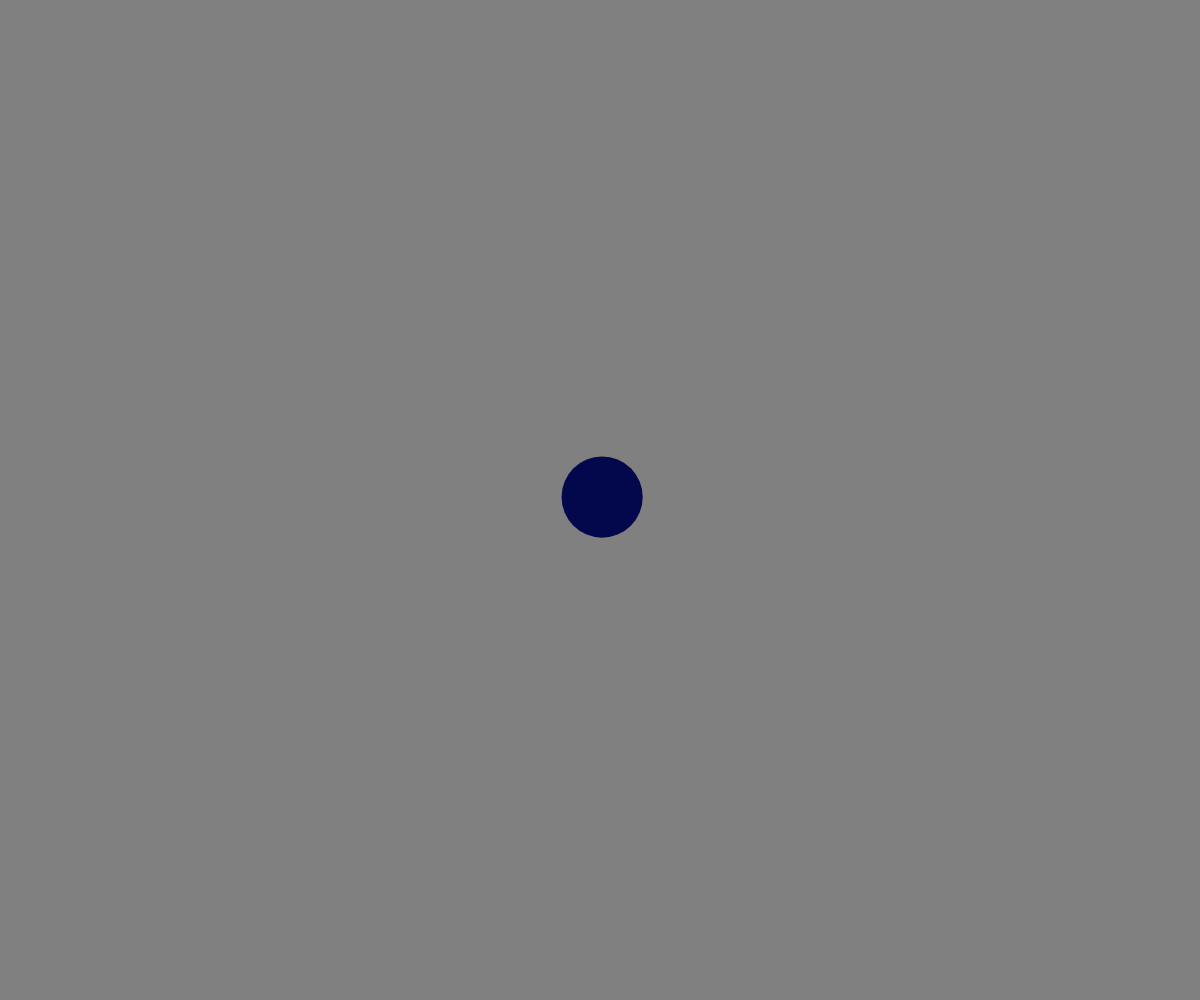
Frame 1 (no input)
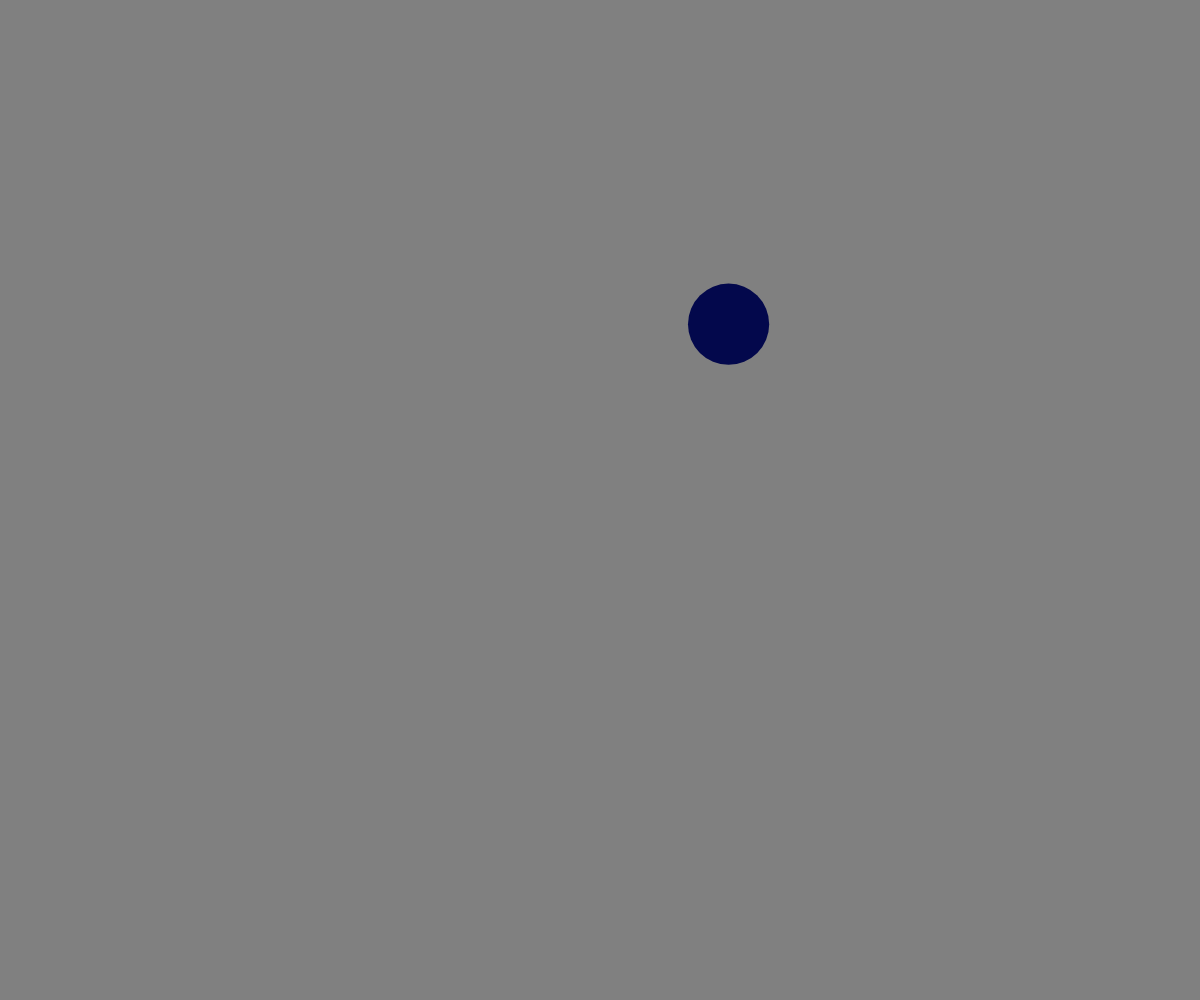
Frame 60 (no input)
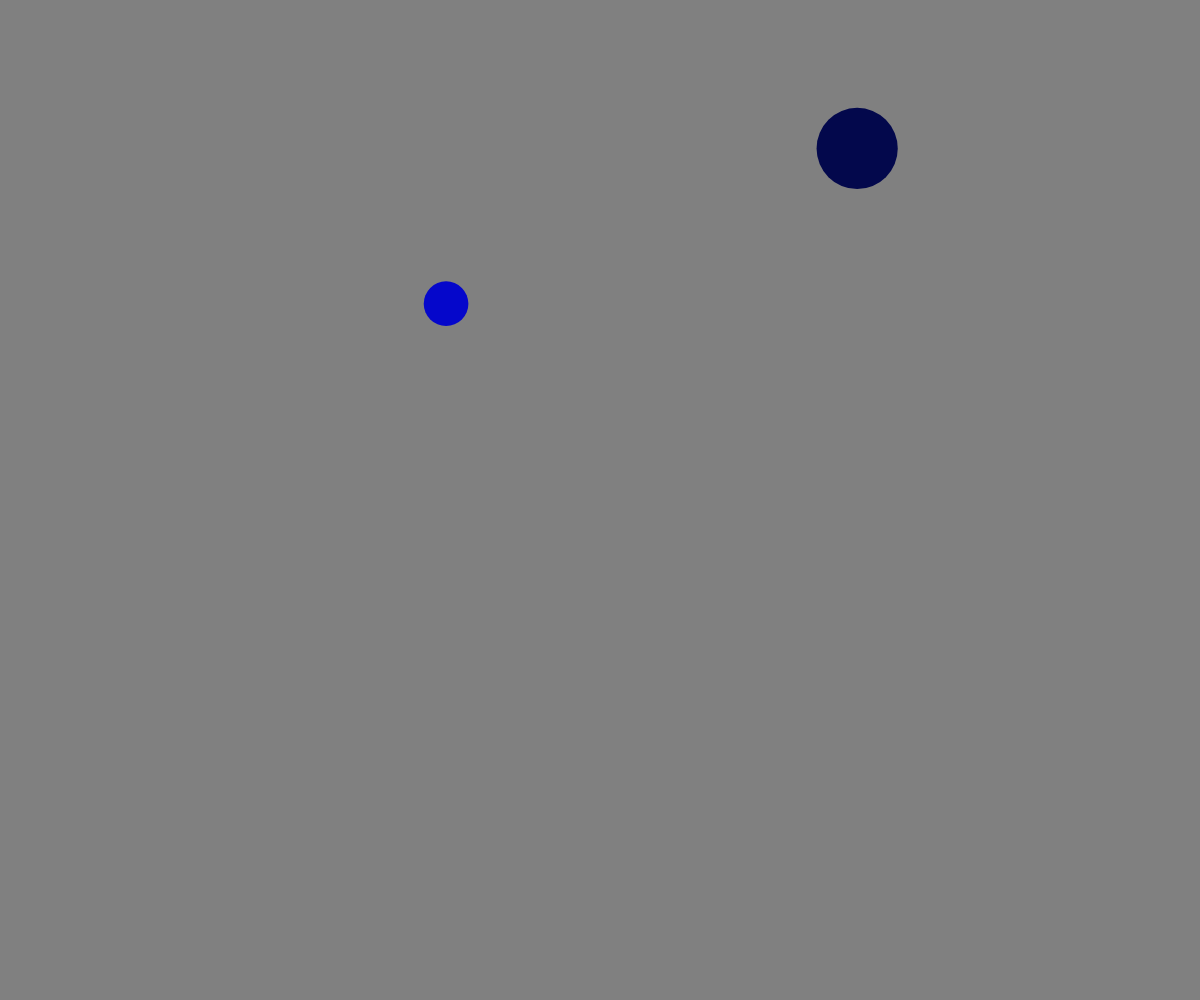
Frame 120 (the mouse pressed at the canvas centre since frame 60)

The p5.js sketch that drew these frames (run headless with seeded random() and noise() and a simulated clock; from frame 60 on, the mouse is pressed at the canvas centre):

// p5.js sketch
// ── sketch.js
// bouncing ball demo
// using arrays and object notationl

let shapes = [];

function setup() {
  createCanvas(windowWidth, windowHeight);
  spawnBall(width/2, height/2);
  noStroke();
}

function draw() {
  background("gray");
  moveShapes();
  displayShapes();
}

function mousePressed() {
  spawnBall(mouseX, mouseY);
}

function moveShapes() {
  for (let i=0; i<shapes.length; i++) {
    shapes[i].x += shapes[i].dx;
    shapes[i].y += shapes[i].dy;
    if (shapes[i].x > width-shapes[i].diameter/2 || shapes[i].x < shapes[i].diameter/2) { // bounce off left and right
      shapes[i].dx *= -1;
    }
    if (shapes[i].y > height-shapes[i].diameter/2 || shapes[i].y < shapes[i].diameter/2) { // bounce off top and bot
      shapes[i].dy *= -1;
    }
  }
}

function displayShapes() {
  for (let i=0; i<shapes.length; i++) {
    fill(shapes[i].theColor);
    circle(shapes[i].x, shapes[i].y, shapes[i].diameter);
  }
}

function spawnBall(tempX, tempY) {
  let newBall = {
    x: tempX,
    y: tempY,
    dx: random(-5, 5),
    dy: random(-5, 5),
    diameter: random(25, 100),
    theColor: color(random(10), random(10), random(255)),
  };
  shapes.push(newBall);
}
